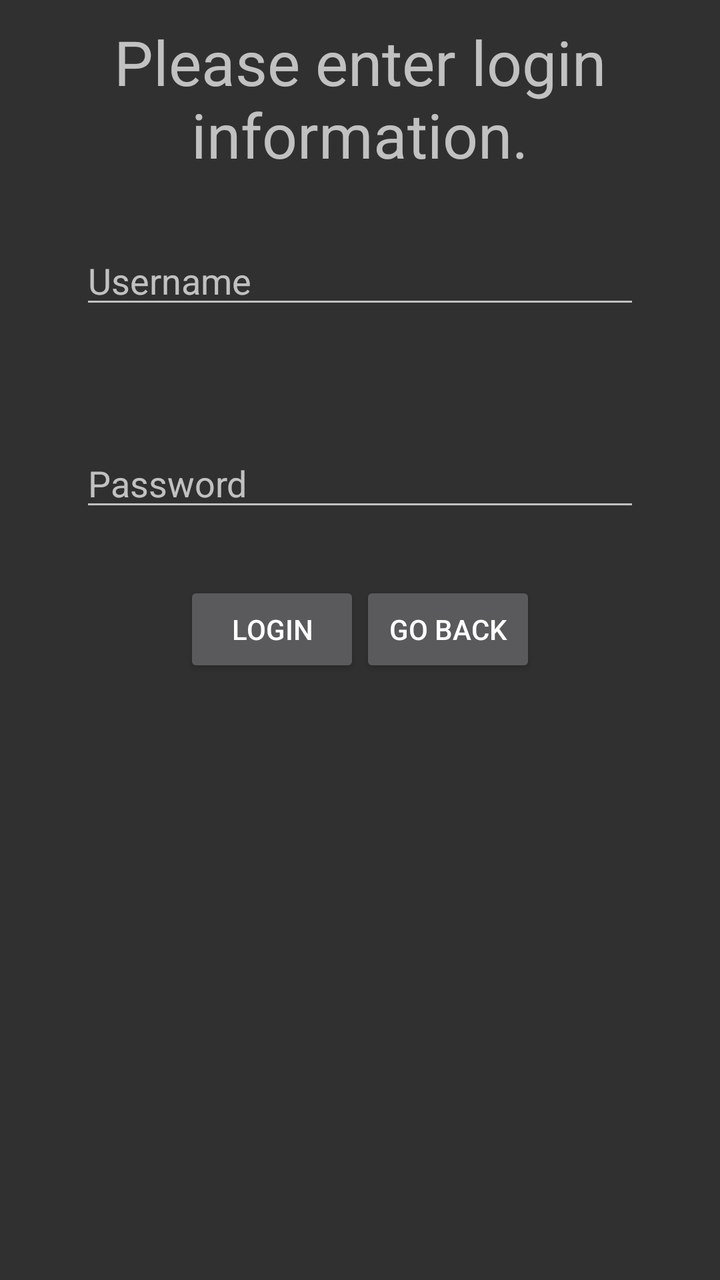
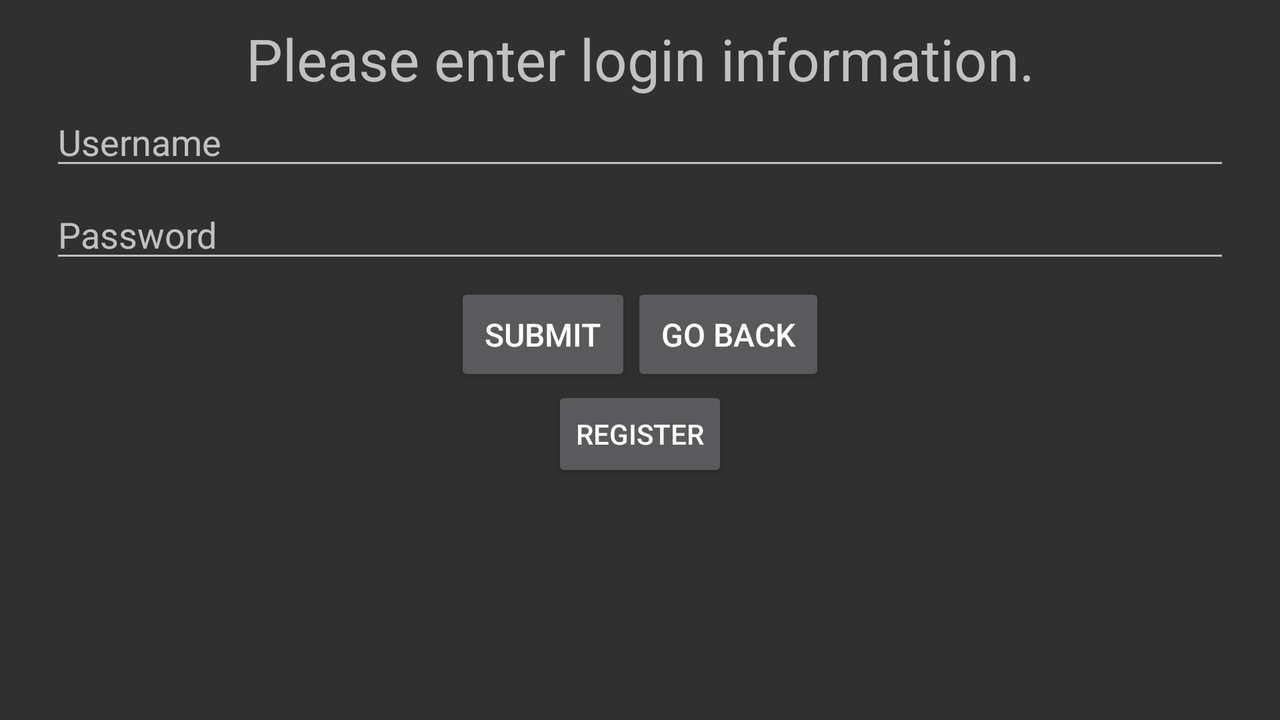

Compare how this app lays out the same screen by default and in its alternative resource folder. The renders come first, then the two layout files and the values they reference.
<!-- AndroidManifest.xml: application theme Theme.AppCompat -->
<!-- res/layout/activity_login.xml -->
<?xml version="1.0" encoding="utf-8"?>
<RelativeLayout xmlns:android="http://schemas.android.com/apk/res/android"
    android:layout_width="match_parent"
    android:layout_height="match_parent"
    android:paddingLeft="10dp"
    android:paddingRight="10dp">

    <TextView
        android:id="@+id/LoginText"
        android:layout_width="match_parent"
        android:layout_height="wrap_content"
        android:layout_marginTop="10dp"
        android:textAlignment="center"
        android:textSize="15pt"
        android:text="@string/str_loginWelcome"/>

    <LinearLayout
        android:id="@+id/LoginInfo"
        android:layout_width="match_parent"
        android:layout_height="wrap_content"
        android:layout_below="@+id/LoginText"
        android:orientation="horizontal"
        android:padding="30dp">

        <EditText
            android:layout_width="0dp"
            android:layout_height="wrap_content"
            android:layout_weight=".2"
            android:hint="@string/str_Username"/>

    </LinearLayout>

    <LinearLayout
        android:id="@+id/LoginInfo2"
        android:layout_width="match_parent"
        android:layout_height="wrap_content"
        android:layout_below="@+id/LoginInfo"
        android:orientation="horizontal"
        android:padding="30dp">

        <EditText
            android:layout_width="0dp"
            android:layout_height="wrap_content"
            android:layout_weight=".2"
            android:hint="@string/str_Password"/>

    </LinearLayout>

    <RelativeLayout
        android:layout_width="match_parent"
        android:layout_height="wrap_content"
        android:layout_below="@+id/LoginInfo2"
        android:gravity="center">

        <Button
            android:id="@+id/Login"
            android:layout_width="wrap_content"
            android:layout_height="wrap_content"
            android:text="@string/str_login"/>

        <Button
            android:id="@+id/goBack"
            android:layout_width="wrap_content"
            android:layout_height="wrap_content"
            android:layout_toEndOf="@+id/Login"
            android:text="@string/str_goBack"/>

    </RelativeLayout>

</RelativeLayout>
<!-- resources referenced by this layout -->
<resources>
  <string name="str_Password">Password</string>
  <string name="str_Username">Username</string>
  <string name="str_goBack">Go Back</string>
  <string name="str_login">Login</string>
  <string name="str_loginWelcome">Please enter login information.</string>
</resources>
<!-- res/layout-land/activity_login.xml (the repository's variant of the layout above) -->
<!-- drawn on the phone turned sideways -->
<?xml version="1.0" encoding="utf-8"?>
<RelativeLayout xmlns:android="http://schemas.android.com/apk/res/android"
    android:layout_width="match_parent"
    android:layout_height="match_parent"
    android:paddingLeft="10dp"
    android:paddingRight="10dp">

    <TextView
        android:id="@+id/LoginText"
        android:layout_width="match_parent"
        android:layout_height="wrap_content"
        android:paddingTop="10dp"
        android:textAlignment="center"
        android:textSize="14pt"
        android:text="@string/str_loginWelcome"/>

    <LinearLayout
        android:id="@+id/LoginInfo"
        android:layout_width="match_parent"
        android:layout_height="wrap_content"
        android:layout_below="@+id/LoginText"
        android:orientation="horizontal"
        android:paddingLeft="15dp"
        android:paddingRight="15dp"
        android:paddingBottom="5dp">

        <EditText
            android:id="@+id/userField"
            android:layout_width="0dp"
            android:singleLine="true"
            android:layout_height="wrap_content"
            android:layout_weight=".2"
            android:hint="@string/str_Username"/>

    </LinearLayout>

    <LinearLayout
        android:id="@+id/LoginInfo2"
        android:layout_width="match_parent"
        android:layout_height="wrap_content"
        android:layout_below="@+id/LoginInfo"
        android:orientation="horizontal"
        android:paddingLeft="15dp"
        android:paddingRight="15dp"
        android:paddingBottom="5dp">

        <EditText
            android:id="@+id/passField"
            android:layout_width="0dp"
            android:singleLine="true"
            android:layout_height="wrap_content"
            android:layout_weight=".2"
            android:inputType="textPassword"
            android:hint="@string/str_Password"/>

    </LinearLayout>

    <RelativeLayout
        android:id="@+id/buttonContainer"
        android:layout_width="match_parent"
        android:layout_height="wrap_content"
        android:layout_below="@+id/LoginInfo2"
        android:gravity="center">

        <Button
            android:id="@+id/Login"
            android:padding="15dp"
            android:layout_width="wrap_content"
            android:layout_height="wrap_content"
            android:textSize="16sp"
            android:text="@string/str_submit"/>

        <Button
            android:id="@+id/goBack"
            android:padding="15dp"
            android:layout_width="wrap_content"
            android:layout_height="wrap_content"
            android:layout_toEndOf="@+id/Login"
            android:textSize="16sp"
            android:text="@string/str_goBack"/>

    </RelativeLayout>

    <Button
        android:id="@+id/Register"
        android:layout_width="wrap_content"
        android:layout_height="wrap_content"
        android:layout_below="@+id/buttonContainer"
        android:layout_centerInParent="true"
        android:padding="10dp"
        android:text="@string/str_Register"/>

</RelativeLayout>
<!-- resources referenced by the variant -->
<!-- as the phone turned sideways resolves them -->
<resources>
  <string name="str_Password">Password</string>
  <string name="str_Register">Register</string>
  <string name="str_Username">Username</string>
  <string name="str_goBack">Go Back</string>
  <string name="str_loginWelcome">Please enter login information.</string>
  <string name="str_submit">Submit</string>
</resources>
